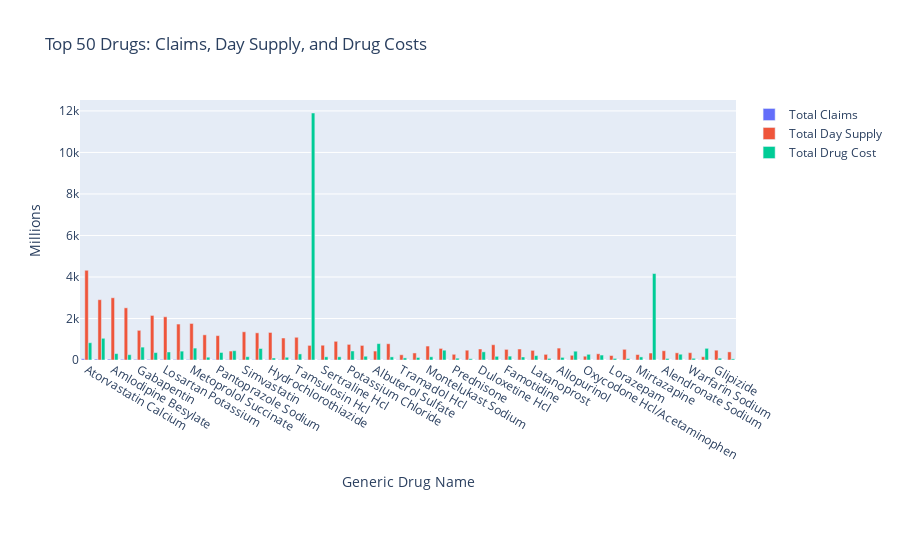

Notebook code cell kept with this figure:
### Code cell
trace1 = go.Bar(
    x=drug_names,
    y=total_claims,
    name='Total Claims'
)
trace2 = go.Bar(
    x=drug_names,
    y=total_day_supply,
    name='Total Day Supply'
)
trace3 = go.Bar(
    x=drug_names,
    y=total_drug_cost,
    name='Total Drug Cost'
)

data = [trace1, trace2, trace3]
layout = go.Layout(
    barmode='group',
    margin=dict(b=200),  # Adjust bottom margin to prevent labels from being cut off
    title='Top 50 Drugs: Claims, Day Supply, and Drug Costs',
    xaxis=dict(title='Generic Drug Name'),
    yaxis=dict(title='Millions')
)

fig = go.Figure(data=data, layout=layout)
iplot(fig, filename='grouped-bar')

### Figure 1 — Plotly figure (JSON) as saved in the notebook; plotly's stock layout.template omitted (floating-point values rounded to 4 significant figures)
{"data": [{"name": "Total Claims", "type": "bar", "x": ["Atorvastatin Calcium", "Levothyroxine Sodium", "Amlodipine Besylate", "Lisinopril", "Gabapentin", "Metformin Hcl", "Losartan Potassium", "Omeprazole", "Metoprolol Succinate", "Furosemide", "Pantoprazole Sodium", "Hydrocodone/Acetaminophen", "Simvastatin", "Rosuvastatin Calcium", "Hydrochlorothiazide", "Metoprolol Tartrate", "Tamsulosin Hcl", "Apixaban", "Sertraline Hcl", "Carvedilol", "Potassium Chloride", "Trazodone Hcl", "Albuterol Sulfate", "Clopidogrel Bisulfate", "Tramadol Hcl", "Alprazolam", "Montelukast Sodium", "Fluticasone Propionate", "Prednisone", "Meloxicam", "Duloxetine Hcl", "Pravastatin Sodium", "Famotidine", "Escitalopram Oxalate", "Latanoprost", "Clonazepam", "Allopurinol", "Diclofenac Sodium", "Oxycodone Hcl/Acetaminophen", "Quetiapine Fumarate", "Lorazepam", "Atenolol", "Mirtazapine", "Insulin Glargine,hum.Rec.Anlog", "Alendronate Sodium", "Bupropion Hcl", "Warfarin Sodium", "Oxycodone Hcl", "Glipizide", "Citalopram Hydrobromide"], "y": [60, 44, 43, 35, 32, 31, 29, 27, 25, 22, 20, 20, 18, 18, 18, 17, 17, 16, 14, 14, 14, 14, 14, 12, 12, 11, 11, 11, 11, 10, 10, 10, 10, 10, 9, 9, 8, 8, 8, 8, 8, 7, 7, 7, 7, 7, 7, 7, 7, 7]}, {"name": "Total Day Supply", "type": "bar", "x": ["Atorvastatin Calcium", "Levothyroxine Sodium", "Amlodipine Besylate", "Lisinopril", "Gabapentin", "Metformin Hcl", "Losartan Potassium", "Omeprazole", "Metoprolol Succinate", "Furosemide", "Pantoprazole Sodium", "Hydrocodone/Acetaminophen", "Simvastatin", "Rosuvastatin Calcium", "Hydrochlorothiazide", "Metoprolol Tartrate", "Tamsulosin Hcl", "Apixaban", "Sertraline Hcl", "Carvedilol", "Potassium Chloride", "Trazodone Hcl", "Albuterol Sulfate", "Clopidogrel Bisulfate", "Tramadol Hcl", "Alprazolam", "Montelukast Sodium", "Fluticasone Propionate", "Prednisone", "Meloxicam", "Duloxetine Hcl", "Pravastatin Sodium", "Famotidine", "Escitalopram Oxalate", "Latanoprost", "Clonazepam", "Allopurinol", "Diclofenac Sodium", "Oxycodone Hcl/Acetaminophen", "Quetiapine Fumarate", "Lorazepam", "Atenolol", "Mirtazapine", "Insulin Glargine,hum.Rec.Anlog", "Alendronate Sodium", "Bupropion Hcl", "Warfarin Sodium", "Oxycodone Hcl", "Glipizide", "Citalopram Hydrobromide"], "y": [4323, 2905, 2998, 2514, 1429, 2147, 2083, 1732, 1760, 1213, 1174, 430, 1359, 1309, 1327, 1060, 1095, 704, 712, 900, 752, 702, 431, 784, 252, 339, 672, 558, 275, 472, 530, 736, 512, 529, 464, 272, 574, 227, 183, 299, 216, 515, 262, 336, 446, 346, 352, 157, 472, 391]}, {"name": "Total Drug Cost", "type": "bar", "x": ["Atorvastatin Calcium", "Levothyroxine Sodium", "Amlodipine Besylate", "Lisinopril", "Gabapentin", "Metformin Hcl", "Losartan Potassium", "Omeprazole", "Metoprolol Succinate", "Furosemide", "Pantoprazole Sodium", "Hydrocodone/Acetaminophen", "Simvastatin", "Rosuvastatin Calcium", "Hydrochlorothiazide", "Metoprolol Tartrate", "Tamsulosin Hcl", "Apixaban", "Sertraline Hcl", "Carvedilol", "Potassium Chloride", "Trazodone Hcl", "Albuterol Sulfate", "Clopidogrel Bisulfate", "Tramadol Hcl", "Alprazolam", "Montelukast Sodium", "Fluticasone Propionate", "Prednisone", "Meloxicam", "Duloxetine Hcl", "Pravastatin Sodium", "Famotidine", "Escitalopram Oxalate", "Latanoprost", "Clonazepam", "Allopurinol", "Diclofenac Sodium", "Oxycodone Hcl/Acetaminophen", "Quetiapine Fumarate", "Lorazepam", "Atenolol", "Mirtazapine", "Insulin Glargine,hum.Rec.Anlog", "Alendronate Sodium", "Bupropion Hcl", "Warfarin Sodium", "Oxycodone Hcl", "Glipizide", "Citalopram Hydrobromide"], "y": [832, 1046, 308, 256, 621, 357, 386, 427, 574, 135, 363, 448, 159, 554, 96, 132, 293, 11900, 154, 155, 435, 181, 790, 151, 101, 123, 155, 472, 87, 61, 393, 178, 186, 146, 211, 76, 126, 424, 274, 238, 76, 69, 149, 4165, 74, 278, 82, 562, 88, 55]}], "layout": {"autosize": true, "barmode": "group", "margin": {"b": 200}, "title": {"text": "Top 50 Drugs: Claims, Day Supply, and Drug Costs"}, "xaxis": {"autorange": true, "range": [-0.5, 49.5], "title": {"text": "Generic Drug Name"}, "type": "category"}, "yaxis": {"autorange": true, "range": [0, 12530.0], "title": {"text": "Millions"}, "type": "linear"}}}
